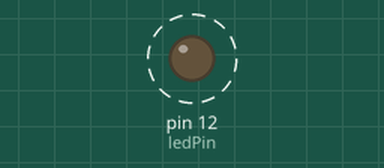
Recording of a sketch running on a simulated Arduino Uno, built with avr-gcc and run on an emulated ATmega328P. Parts: output pins drawn as LEDs (lit = HIGH). Dashed ring = blinking.

Above: at 0.19 s.
Timing chart, 0 to 3.5 s (numbered marks = the images above):
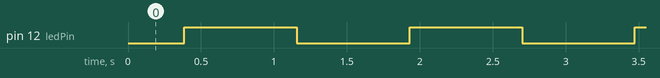

The sketch:

LED_PWD_TEST.ino
```cpp
#define ledPin 12

void setup(){
    pinMode(ledPin, OUTPUT);
}

void loop(){

    for(int i = 0; i <= 255 ; i++)
    {
        analogWrite(ledPin, i);
        delay(3);
    }
    for(int i = 255; i >= 0 ; i--)
    {
        analogWrite(ledPin, i);
        delay(3);
    }
}
```

Measured:
- by itself, pin 12 (ledPin): alternates HIGH for 0.77 s and LOW for 0.77 s
